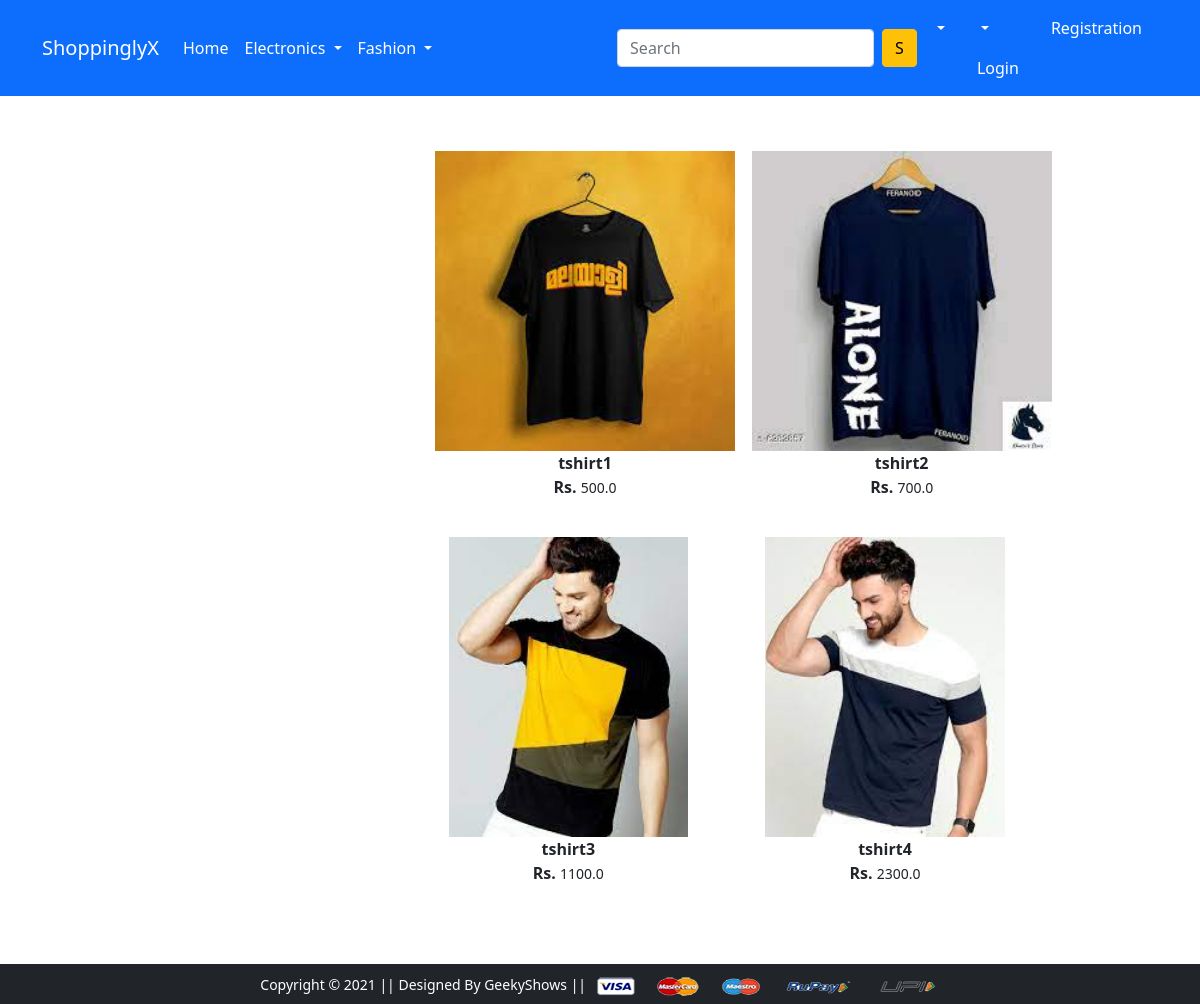
Screenshot of /topwear/ with the database file from the repository.
### app/models.py (models this page shows, shortened)
class Product(models.Model):
    title = models.CharField(max_length=100)
    selling_price =models.FloatField()
    discounted_price = models.FloatField()
    brand = models.CharField(max_length=50)
    category = models.CharField(choices=CATEGORY_CHOICES, max_length=2)
    description = models.TextField()
    product_images = models.ImageField(upload_to = 'productimg/')

### app/views.py (the view)
# urls.py: path('topwear/' , views.topwear, name="topwear"),
def topwear(request ):
        topwear = Product.objects.filter(category = 'TW')
        return render(request , 'app/topwear.html' ,    {'topwear' : topwear})

### app/templates/app/topwear.html (shortened to what this page needs)
{% extends 'app/base.html' %}
{% load static %}
{% block main-content %}
<div class="container my-5">
    <div class="row">
        <div class="col-sm-3">
        </div>
        <div class="col-sm-8 offset-sm-1">
            <div class="row">
                {% for product in topwear %}
                <div class="col-sm-5 text-center mb-4">
                    <a href="{% url 'product-detail' product.id %}" class="btn">
                        <div class="item">
                            <img src="{{product.product_images.url}}" alt="" height="300" class="">
                            <div class="fw-bold"> {{product.title}}</div>
                            <div class="fw-bold">Rs. {{product.discounted_Price}}
                                <small class="fw-light text-decoration-line-throuhg"> {{product.selling_price}}</small>
                            </div>
                        </div>
                    </a>
                </div>
                {% endfor %}
            </div>
        </div>
    </div>
</div>
{% endblock main-content %}

### rows the page displays
Product: product_images (picture), title "tshirt1", selling_price "500.0"
Product: product_images (picture), title "tshirt2", selling_price "700.0"
Product: product_images (picture), title "tshirt3", selling_price "1100.0"
Product: product_images (picture), title "tshirt4", selling_price "2300.0"
